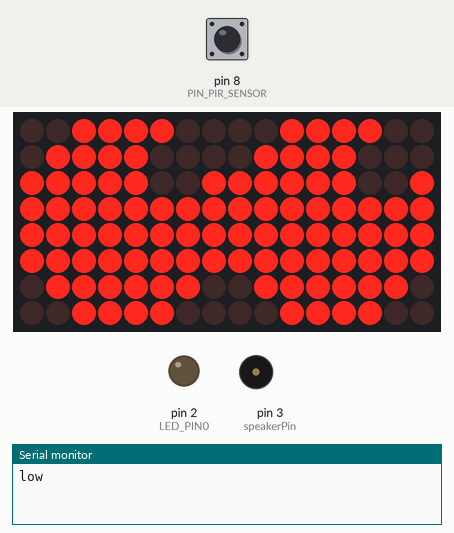
Recording of a sketch running on a simulated Arduino Uno, built with avr-gcc and run on an emulated ATmega328P. Parts: 16×8 LED matrix, output pins drawn as LEDs (lit = HIGH), buzzer (waves = sounding, pin HIGH), the last lines printed to the serial monitor. The inputs (shaded band) are chosen by the test bench; at power-on: pin 8 (PIN_PIR_SENSOR) LOW. Random numbers use the default seed unless the sketch sets one.

Above: at 6.2 s.
6.3 s: pin 8 (PIN_PIR_SENSOR) driven HIGH
At 11.3 s:
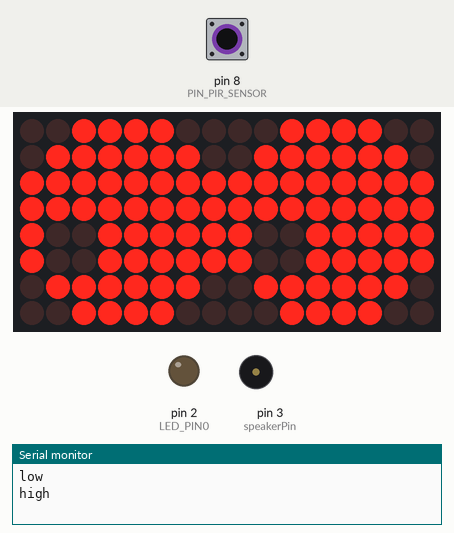
11.4 s: pin 8 (PIN_PIR_SENSOR) driven LOW
At 18.7 s:
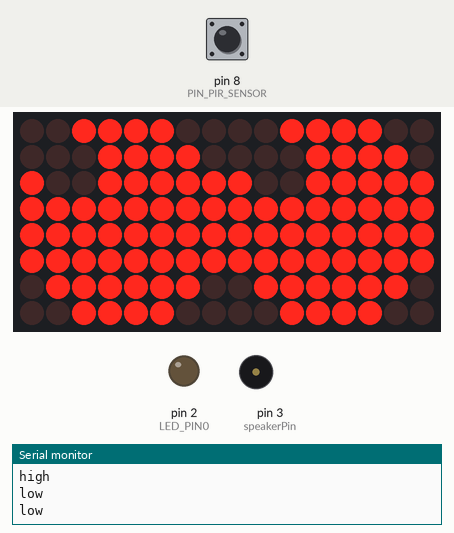
18.8 s: pin 8 (PIN_PIR_SENSOR) driven HIGH
At 24.7 s:
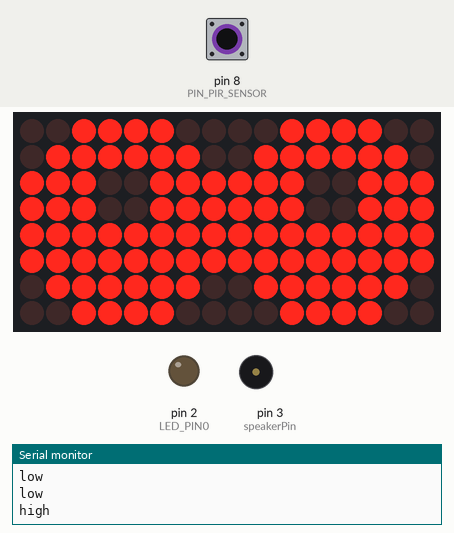
24.8 s: pin 8 (PIN_PIR_SENSOR) driven LOW
40.4 s: pin 8 (PIN_PIR_SENSOR) pulsed HIGH 5 times (0.12 s each, 0.3 s apart)
At 44.8 s:
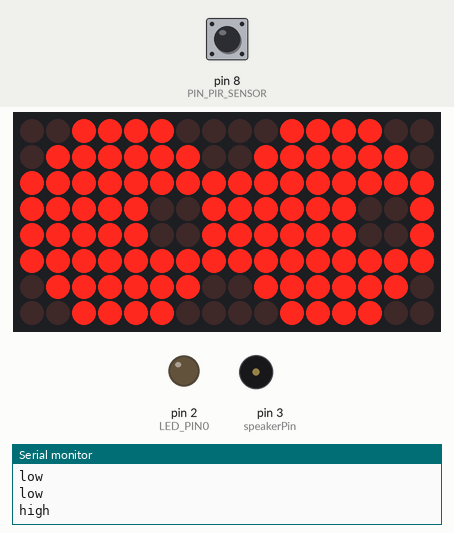
Timing chart, 0 to 46.3 s (numbered marks = the images above; inputs shaded):
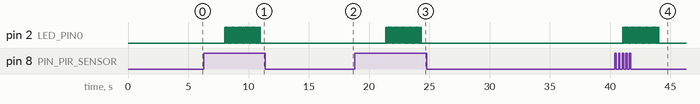

The sketch:

pumpkin_led2.ino
```cpp
// reference: https://mjanyst.weebly.com/arduino-pumpkin-eyes.html
// include the LedControl library (http://playground.arduino.cc/Main/LedControl)
#include <Arduino.h>
#include <PCM.h>
#include "LedControl.h"

// Create LetControl object, define pin connections
// We have 2 MAX72XX for eyes.
#define PIN_EYES_DIN 12
#define PIN_EYES_CS 11
#define PIN_EYES_CLK 10
// pin8 for PIR sensor
#define PIN_PIR_SENSOR 8

#define speakerPin 3


#define LED_PIN0 2
LedControl lc = LedControl(PIN_EYES_DIN, PIN_EYES_CLK, PIN_EYES_CS, 2);

// rotation
bool rotateMatrix0 = false;  // rotate 0 matrix by 180 deg
bool rotateMatrix1 = false;  // rotate 1 matrix by 180 deg

// define eye ball without pupil
byte eyeBall[8]={
  B00111100,
  B01111110,
  B11111111,
  B11111111,
  B11111111,
  B11111111,
  B01111110,
  B00111100
};

byte eyePupil = B11100111;

// stores current state of LEDs
byte eyeCurrent[8];
int currentX;
int currentY;
int cntLoop = 0;
int cntEffect = 0;

// min and max positions
typedef enum
{
  MIN = -2,
  MAX = 2,
} eMinMaxEyePosition;
//#define MIN -2
//#define MAX  2

// delays
#define DELAY_BLINK 40

// perform an effect every # of loop iterations, 0 to disable
#define EFFECT_ITERATION 4

/*
  Arduino setup
*/
int length = 15; // the number of notes
//char notes[] = "ccggaagffeeddc "; // a space represents a rest
//int beats[] = { 1, 1, 1, 1, 1, 1, 2, 1, 1, 1, 1, 1, 1, 2, 4 };
char notes[] = { 'c', 'd', 'e', 'x', 'f', 'g', 'a', 'b', 'C' };
int beats[] = { 1915, 1700, 1519, 1450, 1432, 1275, 1136, 1014, 956 };
int tempo = 300;
void playTone(int tone, int duration) {
  for (long i = 0; i < duration * 1000L; i += tone * 2) {
    digitalWrite(speakerPin, HIGH);
    delayMicroseconds(tone);
    digitalWrite(speakerPin, LOW);
    delayMicroseconds(tone);
  }
}

void playNote(char note, int duration) {
  char names[] = { 'c', 'd', 'e', 'f', 'g', 'a', 'b', 'C' };
  int tones[] = { 1915, 1700, 1519, 1432, 1275, 1136, 1014, 956 };

  // play the tone corresponding to the note name
  for (int i = 0; i < 8; i++) {
    if (names[i] == note) {
      playTone(tones[i], duration);
    }
  }
}
void setup()
{
  pinMode(PIN_PIR_SENSOR, INPUT);
  pinMode(LED_PIN0, OUTPUT);

  pinMode(speakerPin, OUTPUT);
  //startPlayback(sample, sizeof(sample));

  // MAX72XX is in power-saving mode on startup, we have to do a wakeup call
  lc.shutdown(0,false);
  lc.shutdown(1,false);

  // set the brightness to low
  lc.setIntensity(0,1);
  lc.setIntensity(1,1);

  // clear both modules
  lc.clearDisplay(0);
  lc.clearDisplay(1);

  // LED test
  // vertical line
  byte b = B10000000;
  for (int c=0; c<=7; c++)
  {
    for (int r=0; r<=7; r++)
    {
      setRow(0, r, b);
      setRow(1, r, b);
    }
    b = b >> 1;
    delay(50);
  }
  // full module
  b = B11111111;
  for (int r=0; r<=7; r++)
  {
    setRow(0, r, b);
    setRow(1, r, b);
  }
  delay(500);

   // clear both modules
  lc.clearDisplay(0);
  lc.clearDisplay(1);
  delay(500);

  // random seed
  randomSeed(analogRead(0));

  // center eyes, crazy blink
  displayEyes(0, 0);
  delay(2000);
  blinkEyes(true, false);
  blinkEyes(false, true);
  delay(1000);
  Serial.begin(9600);
}

/*
  Arduino loop
*/
int PIR_value = 0;
bool motion_mode_on = false;
void analogFlickering()
{
  int value, i;
  /*for(value = 255; value = 100; value-=10)
  {
    analogWrite(LED_PIN0, value);
    delay(30);
  }*/
//  int i;
  for(i = 0; i< 50; ++i)
  {
    analogWrite(LED_PIN0, 255);
    delay(30);
    analogWrite(LED_PIN0, 120);
    delay(30);
  }
}

void loop()
{
  int prev_value;
  if(!motion_mode_on)
  {
    prev_value = PIR_value;
    PIR_value = digitalRead(PIN_PIR_SENSOR);
  }
  if(PIR_value == 1)
  {
    Serial.println("high\n");
    analogFlickering();
  }
  else
  {
    Serial.println("low\n");
    digitalWrite(LED_PIN0, LOW);
    delay(300);
  }
  // move to random position, wait random time
  moveEyes(random(MIN, MAX + 1), random(MIN, MAX + 1), 50);
  delay(random(5, 7) * 500);

  // blink time?
  if (random(0, 5) == 0)
  {
    delay(500);
    blinkEyes();
    delay(500);
  }
  /*
  // effect time?
  if (EFFECT_ITERATION > 0)
  {
    cntLoop++;
    if (cntLoop == EFFECT_ITERATION)
    {
      cntLoop = 0;
      if (cntEffect > 6) cntEffect = 0;
      switch(cntEffect)
      {
        case 0: // cross eyes
          crossEyes();
          delay(1000);
          break;

        case 1: // round spin
          roundSpin(2);
          delay(1000);
          break;

        case 2: // crazy spin
          crazySpin(2);
          delay(1000);
          break;

        case 3: // meth eyes
          methEyes();
          delay(1000);
          break;

        case 4: // lazy eye
          lazyEye();
          delay(1000);
          break;

        case 5: // crazy blink
          blinkEyes(true, false);
          blinkEyes(false, true);
          delay(1000);
          break;

        case 6: // glow
          glowEyes(3);
          delay(1000);
          break;

        default:
          break;
      }
      cntEffect++;
    }
  }*/
}

/*
  This method blinks both eyes
*/
void blinkEyes()
{
  blinkEyes(true, true);
}

/*
  This method blinks eyes as per provided params
*/
void blinkEyes(boolean blinkLeft, boolean blinkRight)
{
  // blink?
  if (!blinkLeft && !blinkRight)
    return;

  // close eyelids
  for (int i=0; i<4; i++)
  {
    if (blinkLeft)
    {
      setRow(0, i, 0);
      setRow(0, 7-i, 0);
    }
    if (blinkRight)
    {
      setRow(1, i, 0);
      setRow(1, 7-i, 0);
    }
    delay(DELAY_BLINK);
  }

  // open eyelids
  for (int i=3; i>=0; i--)
  {
    if (blinkLeft)
    {
      setRow(0, i, eyeCurrent[i]);
      setRow(0, 7-i, eyeCurrent[7-i]);
    }
    if (blinkRight)
    {
      setRow(1, i, eyeCurrent[i]);
      setRow(1, 7-i, eyeCurrent[7-i]);
    }
    delay(DELAY_BLINK);
  }
}

/*
  This methods moves eyes to center position,
  then moves horizontally with wrapping around edges.
*/
void crazySpin(int times)
{
  if (times == 0)
    return;

  moveEyes(0, 0, 50);
  delay(500);

  byte row = eyePupil;
  for (int t=0; t<times; t++)
  {
    // spin from center to L
    for (int i=0; i<5; i++)
    {
      row = row >> 1;
      row = row | B10000000;
      setRow(0, 3, row);  setRow(1, 3, row);
      setRow(0, 4, row);  setRow(1, 4, row);
      delay(50);
      if (t == 0)
        delay((5-i)*10); // increase delay on 1st scroll (speed up effect)
    }
    // spin from R to center
    for (int i=0; i<5; i++)
    {
      row = row >> 1;
      if (i>=2)
        row = row | B10000000;
      setRow(0, 3, row);  setRow(1, 3, row);
      setRow(0, 4, row);  setRow(1, 4, row);
      delay(50);
      if (t == (times-1))
        delay((i+1)*10); // increase delay on last scroll (slow down effect)
    }
  }
}

/*
  This method crosses eyes
*/
void crossEyes()
{
  moveEyes(0, 0, 50);
  delay(500);

  byte pupilR = eyePupil;
  byte pupilL = eyePupil;

  // move pupils together
  for (int i=0; i<2; i++)
  {
    pupilR = pupilR >> 1;
    pupilR = pupilR | B10000000;
    pupilL = pupilL << 1;
    pupilL = pupilL | B1;

    setRow(0, 3, pupilR); setRow(1, 3, pupilL);
    setRow(0, 4, pupilR); setRow(1, 4, pupilL);

    delay(100);
  }

  delay(2000);

  // move pupils back to center
  for (int i=0; i<2; i++)
  {
    pupilR = pupilR << 1;
    pupilR = pupilR | B1;
    pupilL = pupilL >> 1;
    pupilL = pupilL | B10000000;

    setRow(0, 3, pupilR); setRow(1, 3, pupilL);
    setRow(0, 4, pupilR); setRow(1, 4, pupilL);

    delay(100);
  }
}

/*
  This method displays eyeball with pupil offset by X, Y values from center position.
  Valid X and Y range is [MIN,MAX]
  Both LED modules will show identical eyes
*/
void displayEyes(int offsetX, int offsetY)
{
  // ensure offsets are  in valid ranges
  offsetX = getValidValue(offsetX);
  offsetY = getValidValue(offsetY);

  // calculate indexes for pupil rows (perform offset Y)
  int row1 = 3 - offsetY;
  int row2 = 4 - offsetY;

  // define pupil row
  byte pupilRow = eyePupil;

  // perform offset X
  // bit shift and fill in new bit with 1
  if (offsetX > 0) {
    for (int i=1; i<=offsetX; i++)
    {
      pupilRow = pupilRow >> 1;
      pupilRow = pupilRow | B10000000;
    }
  }
  else if (offsetX < 0) {
    for (int i=-1; i>=offsetX; i--)
    {
      pupilRow = pupilRow << 1;
      pupilRow = pupilRow | B1;
    }
  }

  // pupil row cannot have 1s where eyeBall has 0s
  byte pupilRow1 = pupilRow & eyeBall[row1];
  byte pupilRow2 = pupilRow & eyeBall[row2];

  // display on LCD matrix, update to eyeCurrent
  for(int r=0; r<8; r++)
  {
    if (r == row1)
    {
      setRow(0, r, pupilRow1);
      setRow(1, r, pupilRow1);
      eyeCurrent[r] = pupilRow1;
    }
    else if (r == row2)
    {
      setRow(0, r, pupilRow2);
      setRow(1, r, pupilRow2);
      eyeCurrent[r] = pupilRow2;
    }
    else
    {
      setRow(0, r, eyeBall[r]);
      setRow(1, r, eyeBall[r]);
      eyeCurrent[r] = eyeBall[r];
    }
  }

  // update current X and Y
  currentX = offsetX;
  currentY = offsetY;
}

/*
  This method corrects provided coordinate value
*/
int getValidValue(int value)
{
  if (value > MAX)
    return MAX;
  else if (value < MIN)
    return MIN;
  else
    return value;
}

/*
  This method pulsates eye (changes LED brightness)
*/
void glowEyes(int times)
{
  for (int t=0; t<times; t++)
  {
    for (int i=2; i<=8; i++)
    {
      lc.setIntensity(0,i);
      lc.setIntensity(1,i);
      delay(50);
    }

    delay(250);

    for (int i=7; i>=1; i--)
    {
      lc.setIntensity(0,i);
      lc.setIntensity(1,i);
      delay(25);
    }

    delay(150);
  }
}

/*
  This method moves eyes to center, out and then back to center
*/
void methEyes()
{
  moveEyes(0, 0, 50);
  delay(500);

  byte pupilR = eyePupil;
  byte pupilL = eyePupil;

  // move pupils out
  for (int i=0; i<2; i++)
  {
    pupilR = pupilR << 1;
    pupilR = pupilR | B1;
    pupilL = pupilL >> 1;
    pupilL = pupilL | B10000000;

    setRow(0, 3, pupilR); setRow(1, 3, pupilL);
    setRow(0, 4, pupilR); setRow(1, 4, pupilL);

    delay(100);
  }

  delay(2000);

  // move pupils back to center
  for (int i=0; i<2; i++)
  {
    pupilR = pupilR >> 1;
    pupilR = pupilR | B10000000;
    pupilL = pupilL << 1;
    pupilL = pupilL | B1;

    setRow(0, 3, pupilR); setRow(1, 3, pupilL);
    setRow(0, 4, pupilR); setRow(1, 4, pupilL);

    delay(100);
  }
}

/*
  This method moves both eyes from current position to new position
*/
void moveEyes(int newX, int newY, int stepDelay)
{
  // set current position as start position
  int startX = currentX;
  int startY = currentY;

  // fix invalid new X Y values
  newX = getValidValue(newX);
  newY = getValidValue(newY);

  // eval steps
  int stepsX = abs(currentX - newX);
  int stepsY = abs(currentY - newY);

  // need to change at least one position
  if ((stepsX == 0) && (stepsY == 0))
    return;

  // eval direction of movement, # of steps, change per X Y step, perform move
  int dirX = (newX >= currentX) ? 1 : -1;
  int dirY = (newY >= currentY) ? 1 : -1;
  int steps = (stepsX > stepsY) ? stepsX : stepsY;
  int intX, intY;
  float changeX = (float)stepsX / (float)steps;
  float changeY = (float)stepsY / (float)steps;
  for (int i=1; i<=steps; i++)
  {
    intX = startX + round(changeX * i * dirX);
    intY = startY + round(changeY * i * dirY);
    displayEyes(intX, intY);
    delay(stepDelay);
  }
}

/*
  This method lowers and raises right pupil only
*/
void lazyEye()
{
  moveEyes(0, 1, 50);
  delay(500);

  // lower left pupil slowly
  for (int i=0; i<3; i++)
  {
    setRow(1, i+2, eyeBall[i+2]);
    setRow(1, i+3, eyeBall[i+3] & eyePupil);
    setRow(1, i+4, eyeBall[i+4] & eyePupil);
    delay(150);
  }

  delay(1000);

  // raise left pupil quickly
  for (int i=0; i<3; i++)
  {
    setRow(1, 4-i, eyeBall[4-i] & eyePupil);
    setRow(1, 5-i, eyeBall[5-i] & eyePupil);
    setRow(1, 6-i, eyeBall[6-i]);
    delay(25);
  }
}

/*
  This method spins pupils clockwise
*/
void roundSpin(int times)
{
  if (times == 0)
    return;

  moveEyes(2, 0, 50);
  delay(500);

  for (int i=0; i<times; i++)
  {
    displayEyes(2, -1); delay(40); if (i==0) delay(40);
    displayEyes(1, -2); delay(40); if (i==0) delay(30);
    displayEyes(0, -2); delay(40); if (i==0) delay(20);
    displayEyes(-1, -2); delay(40);if (i==0) delay(10);
    displayEyes(-2, -1); delay(40);
    displayEyes(-2, 0); delay(40);
    displayEyes(-2, 1); delay(40);if (i==(times-1)) delay(10);
    displayEyes(-1, 2); delay(40);if (i==(times-1)) delay(20);
    displayEyes(0, 2); delay(40); if (i==(times-1)) delay(30);
    displayEyes(1, 2); delay(40); if (i==(times-1)) delay(40);
    displayEyes(2, 1); delay(40); if (i==(times-1)) delay(50);
    displayEyes(2, 0); delay(40);
  }
}


/*
  This method sets values to matrix row
  Performs 180 rotation if needed
*/
void setRow(int addr, int row, byte rowValue)
{
  if (((addr == 0) && (rotateMatrix0)) || (addr == 1 && rotateMatrix1))
  {
    row = abs(row - 7);
    rowValue = bitswap(rowValue);
  }

  lc.setRow(addr, row, rowValue);
}


/*
  Reverse bits in byte
  http://www.nrtm.org/index.php/2013/07/25/reverse-bits-in-a-byte/
*/
byte bitswap (byte x)
{
  byte result;

    asm("mov __tmp_reg__, %[in] \n\t"
      "lsl __tmp_reg__  \n\t"   /* shift out high bit to carry */
      "ror %[out] \n\t"  /* rotate carry __tmp_reg__to low bit (eventually) */
      "lsl __tmp_reg__  \n\t"   /* 2 */
      "ror %[out] \n\t"
      "lsl __tmp_reg__  \n\t"   /* 3 */
      "ror %[out] \n\t"
      "lsl __tmp_reg__  \n\t"   /* 4 */
      "ror %[out] \n\t"

      "lsl __tmp_reg__  \n\t"   /* 5 */
      "ror %[out] \n\t"
      "lsl __tmp_reg__  \n\t"   /* 6 */
      "ror %[out] \n\t"
      "lsl __tmp_reg__  \n\t"   /* 7 */
      "ror %[out] \n\t"
      "lsl __tmp_reg__  \n\t"   /* 8 */
      "ror %[out] \n\t"
      : [out] "=r" (result) : [in] "r" (x));
      return(result);
}
```

Measured:
- after the input at 6.3 s, pin 2 (LED_PIN0): alternates HIGH for 0.03 s and LOW for 0.03 s, 100 changes in all, then stays LOW, starting after 1.7 s
- after the input at 18.8 s, pin 2 (LED_PIN0): alternates HIGH for 0.03 s and LOW for 0.03 s, 100 changes in all, then stays LOW, starting after 2.6 s
- after the input at 40.4 s, pin 2 (LED_PIN0): alternates HIGH for 0.03 s and LOW for 0.03 s, 100 changes in all, then stays LOW, starting after 0.66 s
